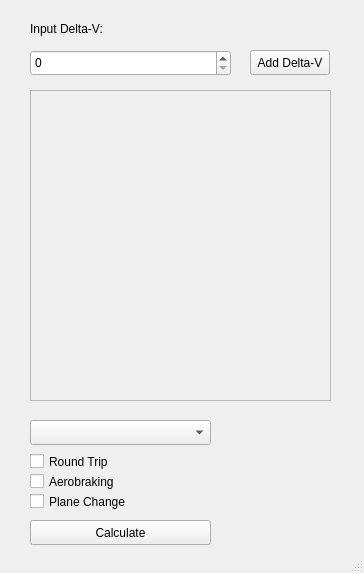
<?xml version="1.0" encoding="UTF-8"?>
<ui version="4.0">
 <class>MainWindow</class>
 <widget class="QMainWindow" name="MainWindow">
  <property name="geometry">
   <rect>
    <x>0</x>
    <y>0</y>
    <width>364</width>
    <height>573</height>
   </rect>
  </property>
  <property name="windowTitle">
   <string>Kerbal Knowledge System</string>
  </property>
  <widget class="QWidget" name="centralwidget">
   <widget class="QCheckBox" name="RoundTrip">
    <property name="geometry">
     <rect>
      <x>30</x>
      <y>450</y>
      <width>121</width>
      <height>23</height>
     </rect>
    </property>
    <property name="text">
     <string>Round Trip</string>
    </property>
   </widget>
   <widget class="QCheckBox" name="Aerobreaking">
    <property name="geometry">
     <rect>
      <x>30</x>
      <y>470</y>
      <width>121</width>
      <height>23</height>
     </rect>
    </property>
    <property name="text">
     <string>Aerobraking</string>
    </property>
   </widget>
   <widget class="QCheckBox" name="PlaneChange">
    <property name="geometry">
     <rect>
      <x>30</x>
      <y>490</y>
      <width>121</width>
      <height>23</height>
     </rect>
    </property>
    <property name="text">
     <string>Plane Change</string>
    </property>
   </widget>
   <widget class="QScrollArea" name="DeltaVList">
    <property name="geometry">
     <rect>
      <x>30</x>
      <y>90</y>
      <width>301</width>
      <height>311</height>
     </rect>
    </property>
    <property name="widgetResizable">
     <bool>true</bool>
    </property>
    <widget class="QWidget" name="scrollAreaWidgetContents">
     <property name="geometry">
      <rect>
       <x>0</x>
       <y>0</y>
       <width>299</width>
       <height>309</height>
      </rect>
     </property>
    </widget>
   </widget>
   <widget class="QComboBox" name="StartingLocation">
    <property name="geometry">
     <rect>
      <x>30</x>
      <y>420</y>
      <width>181</width>
      <height>25</height>
     </rect>
    </property>
   </widget>
   <widget class="QLabel" name="DeltaVLabel">
    <property name="geometry">
     <rect>
      <x>30</x>
      <y>20</y>
      <width>91</width>
      <height>17</height>
     </rect>
    </property>
    <property name="text">
     <string>Input Delta-V:</string>
    </property>
   </widget>
   <widget class="QSpinBox" name="DeltaVNumber">
    <property name="geometry">
     <rect>
      <x>30</x>
      <y>50</y>
      <width>201</width>
      <height>26</height>
     </rect>
    </property>
    <property name="maximum">
     <number>999999999</number>
    </property>
   </widget>
   <widget class="QPushButton" name="AddDeltaV">
    <property name="geometry">
     <rect>
      <x>250</x>
      <y>50</y>
      <width>80</width>
      <height>25</height>
     </rect>
    </property>
    <property name="text">
     <string>Add Delta-V</string>
    </property>
   </widget>
   <widget class="QWidget" name="Graph" native="true">
    <property name="geometry">
     <rect>
      <x>370</x>
      <y>20</y>
      <width>501</width>
      <height>501</height>
     </rect>
    </property>
   </widget>
   <widget class="QPushButton" name="Calculate">
    <property name="geometry">
     <rect>
      <x>30</x>
      <y>520</y>
      <width>181</width>
      <height>25</height>
     </rect>
    </property>
    <property name="text">
     <string>Calculate</string>
    </property>
   </widget>
  </widget>
  <widget class="QStatusBar" name="statusbar"/>
 </widget>
 <resources/>
 <connections/>
 <slots>
  <slot>Printing()</slot>
 </slots>
</ui>
